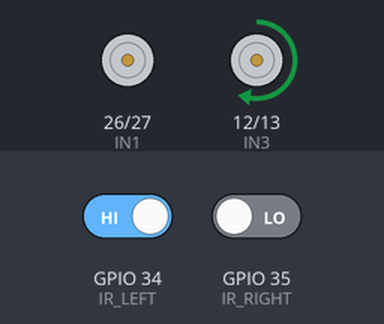
Recording of a sketch running on a simulated ESP32. Parts: motor-driver pin pairs drawn as motors (green arrow = first pin HIGH = forward, orange = second pin HIGH = backward, longer = more drive, scaled by the enable pin). The inputs (shaded band) are chosen by the test bench; at power-on: GPIO 34 (IR_LEFT) HIGH, GPIO 35 (IR_RIGHT) LOW.

Above: at 1.2 s.
1.3 s: GPIO 34 (IR_LEFT) driven LOW
At 1.9 s:
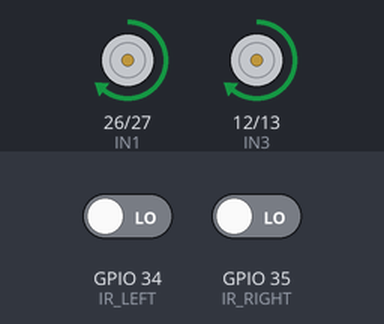
2.8 s: GPIO 35 (IR_RIGHT) driven HIGH
At 4.0 s:
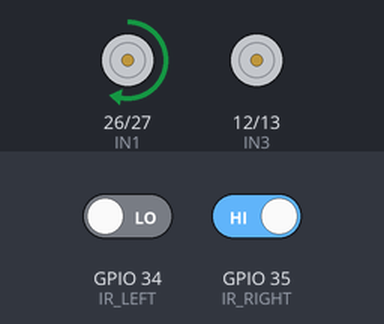
4.3 s: GPIO 34 (IR_LEFT) driven HIGH
At 5.4 s:
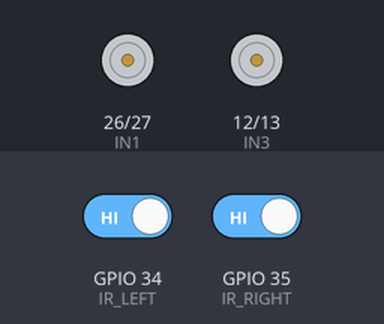
Timing chart, 0 to 7.3 s (numbered marks = the images above; inputs shaded):
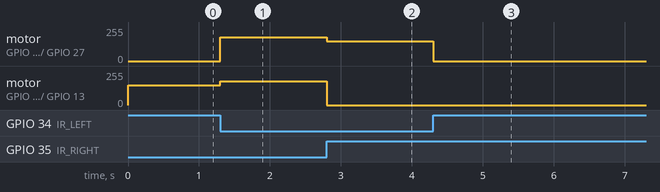

The sketch:

line_follower_ESP32.ino
```cpp
/*
  LINE FOLLOWING ROBOT - 2 IR Sensor Version
  Board: ESP32 WROOM
  Driver: L298N
  Motors: 2x DC Motor

  Logic (2 sensor, both sensors OVER white line = go straight):
  LEFT   RIGHT   ACTION
   0      0      Forward   (both on white line)
   1      0      Turn Left  (left sensor sees black -> off line on left)
   0      1      Turn Right
   1      1      Stop / Sharp turn (line lost or intersection)

  NOTE: IR module output logic depends on your module.
  Most common: HIGH (1) = BLACK surface detected, LOW (0) = WHITE surface detected.
  If your bot behaves backwards, just swap LINE_DETECTED value below.
*/

// ---------------- PIN CONFIG ----------------
#define IR_LEFT   34   // Left IR sensor OUT pin
#define IR_RIGHT  35   // Right IR sensor OUT pin

// L298N Motor Driver
#define ENA 25   // Left motor speed (PWM)
#define IN1 26   // Left motor dir 1
#define IN2 27   // Left motor dir 2

#define ENB 14   // Right motor speed (PWM)
#define IN3 12   // Right motor dir 1
#define IN4 13   // Right motor dir 2

// ---------------- SPEED CONFIG ----------------
const int BASE_SPEED = 180;   // 0-255
const int TURN_SPEED = 150;   // 0-255

#define LINE_DETECTED HIGH   // change to LOW if your sensor logic is inverted

// PWM setup (ESP32 LEDC channels)
const int PWM_FREQ = 1000;
const int PWM_RES  = 8;      // 8-bit -> 0-255
const int CH_A = 0;
const int CH_B = 1;

void setup() {
  Serial.begin(115200);

  pinMode(IR_LEFT, INPUT);
  pinMode(IR_RIGHT, INPUT);

  pinMode(IN1, OUTPUT);
  pinMode(IN2, OUTPUT);
  pinMode(IN3, OUTPUT);
  pinMode(IN4, OUTPUT);

  ledcSetup(CH_A, PWM_FREQ, PWM_RES);
  ledcAttachPin(ENA, CH_A);

  ledcSetup(CH_B, PWM_FREQ, PWM_RES);
  ledcAttachPin(ENB, CH_B);

  stopMotors();
}

void loop() {
  int leftVal  = digitalRead(IR_LEFT);
  int rightVal = digitalRead(IR_RIGHT);

  if (leftVal != LINE_DETECTED && rightVal != LINE_DETECTED) {
    // both on line -> go straight
    forward(BASE_SPEED, BASE_SPEED);
  }
  else if (leftVal == LINE_DETECTED && rightVal != LINE_DETECTED) {
    // left sensor off line -> turn left
    forward(0, TURN_SPEED);
  }
  else if (rightVal == LINE_DETECTED && leftVal != LINE_DETECTED) {
    // right sensor off line -> turn right
    forward(TURN_SPEED, 0);
  }
  else {
    // both sensors detect black -> intersection / line lost
    stopMotors();
  }
}

// ---------------- MOTOR FUNCTIONS ----------------
void forward(int leftSpeed, int rightSpeed) {
  // Left motor forward
  digitalWrite(IN1, HIGH);
  digitalWrite(IN2, LOW);
  ledcWrite(CH_A, leftSpeed);

  // Right motor forward
  digitalWrite(IN3, HIGH);
  digitalWrite(IN4, LOW);
  ledcWrite(CH_B, rightSpeed);
}

void stopMotors() {
  digitalWrite(IN1, LOW);
  digitalWrite(IN2, LOW);
  digitalWrite(IN3, LOW);
  digitalWrite(IN4, LOW);
  ledcWrite(CH_A, 0);
  ledcWrite(CH_B, 0);
}
```

Measured:
- after the input at 1.3 s, motor on GPIO 26 (IN1) / GPIO 27 (IN2): stopped → forward 179/255 at once; motor on GPIO 12 (IN3) / GPIO 13 (IN4): forward 149/255 → forward 179/255 at once
- after the input at 2.8 s, motor on GPIO 26 (IN1) / GPIO 27 (IN2): forward 179/255 → forward 149/255 at once; motor on GPIO 12 (IN3) / GPIO 13 (IN4): forward 179/255 → stopped at once
- after the input at 4.3 s, motor on GPIO 26 (IN1) / GPIO 27 (IN2): forward 149/255 → stopped at once
